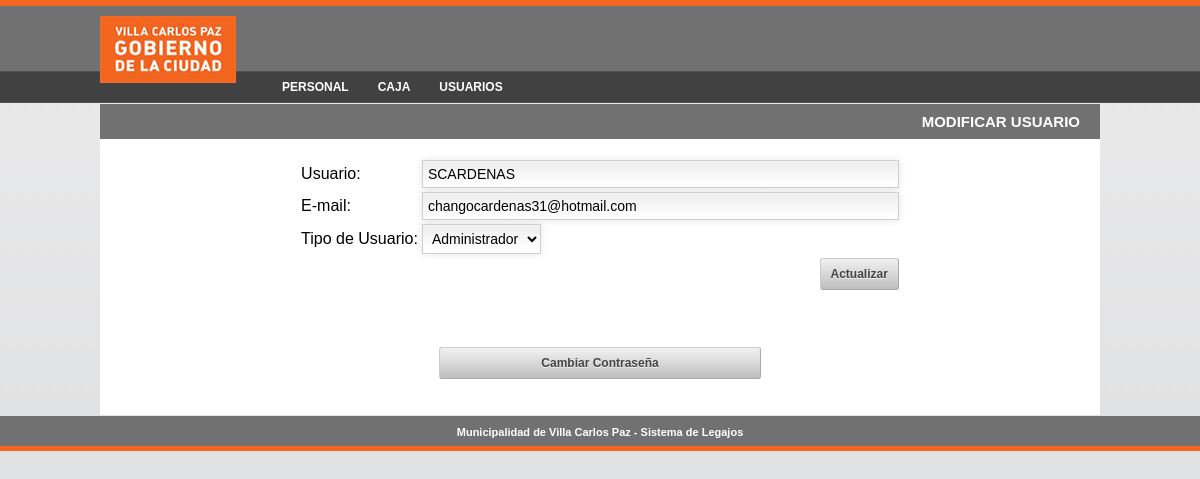
The page /modificarusuario.php?id=20 (signed in) on the database its author committed.
### tables this page shows
CREATE TABLE IF NOT EXISTS `sis_usuarios` (
  `Id` int(11) NOT NULL AUTO_INCREMENT,
  `Usuario` text NOT NULL,
  `Password` text NOT NULL,
  `Mail` text NOT NULL,
  `Tipo` int(11) NOT NULL,
  `Id_Usu` int(11) NOT NULL,
  `Id_Persona` int(11) NOT NULL,
  PRIMARY KEY (`Id`)
);

### modificarusuario.php (the view, shortened to what this page needs)
<?php
include "encabezado.php";
if (isset($_SESSION['Id_Usuario'])) {
	?>
	<tr>
      <td bgcolor="#717171" height="35"><div align="right" class="encabezado">MODIFICAR USUARIO</div></td>
    </tr>
    <tr>
      <td align="center" bgcolor="#FFFFFF">
	<?php
	$id=$_GET['id'];
	include "conexion.php";
	$result = 'SELECT * FROM Sis_Usuarios Where Id=?';
		$stmt_usuarios = $conn->prepare($result);
		$stmt_usuarios->bind_param('i',$id);
		$stmt_usuarios->execute();
		$rs=$stmt_usuarios->get_result();
		if($row = $rs->fetch_assoc()){
			echo'<br><form name="form" action="modificarusuario.php?id='.$id.'" method="POST" onSubmit="return valida();">';
			echo '<table align="center" width="200" border="0">
				   <tr>
					<td nowrap>Usuario:</td>
					<td><input type="text" id="s_user" name="usuario" value="'.$row['Usuario'].'" size="55" class="campoform" onblur="Settipo_ajaxusuario()" /><span id="respuestaexisteuser"></span></td>
				  </tr>
				  <tr>
					<td nowrap>E-mail:</td>
					<td><input type="text" name="mail" value="'.$row['Mail'].'" size="55" class="campoform"/></td>
				  </tr>
				  <tr>
					<td nowrap>Tipo de Usuario:</td>
					<td><select name="tipo" class="campoform">';
						if($row['Tipo']==1){
							echo'<option value="1" selected="selected">Administrador</option>';
						}else{
							echo'<option value="1">Administrador</option>';
						}
					echo'</select></td>
				  </tr>
				  <tr>
					<td></td>
					<td align="right"><input type="submit" class="botonform" value="Actualizar"/></td>
				  </tr>
				</table>';
			echo'<input type="hidden" name="accion" value="actualizar" />
			<input type="hidden" name="idusuario" value="'.$id.'" />
			</form><br/><br/>';
			echo '<br><div><a  class="boton" href="modificarpass.php?id='.$id.'">Cambiar Contraseña</a></div><br><br/>';
	}else{
		echo "<div align='center' class='mensajesistema'><br>¡No se han encontrado los datos del Usuario!</div>";
	}
	include "pie.php";
}else{
	echo '<SCRIPT LANGUAGE="javascript">
			location.href = "index.php";
			</SCRIPT>';
}
?>

### css/estilos.css (style rules this page uses)
body { background-color: #dcdddf; background-image:url('../images/bkgnd.jpg'); background-repeat:repeat-x; margin:0px; padding:0px; font-family:Arial, Helvetica, sans-serif; }
.encabezado { font-size: 15px; font-weight: bold; color:#FFFFFF; padding-right:20px; }
.campoform { padding: 5px; border: solid 1px #d0cece; outline: 0; font: normal 14px/100% Arial, Helvetica, sans-serif; background: #FFFFFF; background: -webkit-gradient(linear, left top, left 25, from(#FFFFFF), color-stop(4%, #EEEEEE), to(#FFFFFF)); background: -moz-linear-gradient(top, #FFFFFF, #EEEEEE 1px, #FFFFFF 25px); box-shadow: rgba(0,0,0, 0.1) 0px 0px 8px; -moz-box-shadow: rgba(0,0,0, 0.1) 0px 0px 8px; -webkit-box-shadow: rgba(0,0,0, 0.1) 0px 0px 8px; }
.boton { border: 1px solid #aaa; border-top: 1px solid #ccc; border-left: 1px solid #ccc; padding: 4px 12px; -moz-border-radius: 3px; -webkit-border-radius: 3px; border-radius: 3px; color: #444; display: inline-block; font-size: 12px; font-weight: bold; text-decoration: none; text-shadow: 0 1px rgba(255, 255, 255, .75); cursor: pointer; line-height: normal; padding: 8px 10px; background: #eee; background: #eee -moz-linear-gradient(top, rgba(255,255,255,.2) 0%, rgba(0,0,0,.2) 100%); background: #eee -webkit-gradient(linear, left top, left bottom, color-stop(0%,rgba(255,255,255,.2)), color-stop(100%,rgba(0,0,0,.2))); background: #eee -webkit-linear-gradient(top, rgba(255,255,255,.2) 0%,rgba(0,0,0,.2) 100%); background: #eee -o-linear-gradient(top, rgba(255,255,255,.2) 0%,rgba(0,0,0,.2) 100%); background: #eee -ms-linear-gradient(top, rgba(255,255,255,.2) 0%,rgba(0,0,0,.2) 100%); background: #eee linear-gradient(top, rgba(255,255,255,.2) 0%,rgba(0,0,0,.2) 100%); font-family:Arial, Helvetica, sans-serif; width:300px; text-align:center; }
.botonform { border: 1px solid #aaa; border-top: 1px solid #ccc; border-left: 1px solid #ccc; padding: 4px 12px; -moz-border-radius: 3px; -webkit-border-radius: 3px; border-radius: 3px; color: #444; display: inline-block; font-size: 12px; font-weight: bold; text-decoration: none; text-shadow: 0 1px rgba(255, 255, 255, .75); cursor: pointer; line-height: normal; padding: 8px 10px; background: #eee; background: #eee -moz-linear-gradient(top, rgba(255,255,255,.2) 0%, rgba(0,0,0,.2) 100%); background: #eee -webkit-gradient(linear, left top, left bottom, color-stop(0%,rgba(255,255,255,.2)), color-stop(100%,rgba(0,0,0,.2))); background: #eee -webkit-linear-gradient(top, rgba(255,255,255,.2) 0%,rgba(0,0,0,.2) 100%); background: #eee -o-linear-gradient(top, rgba(255,255,255,.2) 0%,rgba(0,0,0,.2) 100%); background: #eee -ms-linear-gradient(top, rgba(255,255,255,.2) 0%,rgba(0,0,0,.2) 100%); background: #eee linear-gradient(top, rgba(255,255,255,.2) 0%,rgba(0,0,0,.2) 100%); font-family:Arial, Helvetica, sans-serif; }

### rows shown on the page
sis_usuarios: usuario "SCARDENAS", mail "changocardenas31@hotmail.com", tipo "Administrador"
